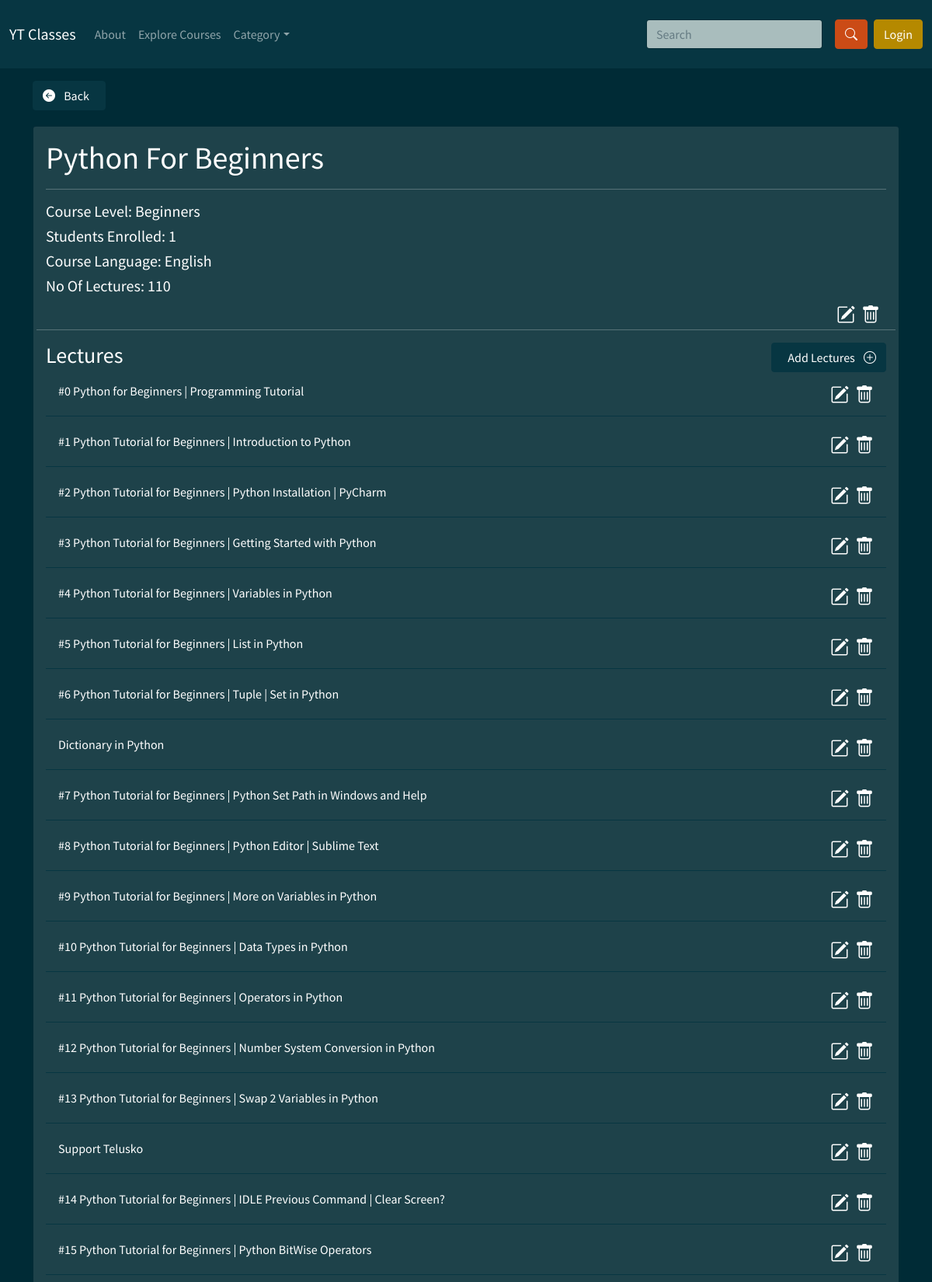
Page /courses/dashboard/04a019770ea34e3e8f2628fc3af0a809/ (upper part) on the committed database.
### courses/models.py (models this page shows, shortened)
class Course(models.Model):
    language_choice = (("English", "English"), ("Hindi", "Hindi"))
    level_choice = (
        ("Beginners", "Beginners"),
        ("Intermediate", "Intermediate"),
        ("Advanced", "Advanced"),
    )
    title = models.CharField(max_length=200)
    title_slug = models.SlugField(max_length=200, unique=True)
    instructor = models.ForeignKey(User, on_delete=models.CASCADE)
    language = models.CharField(choices=language_choice, max_length=50)
    thumbnail = models.ImageField(
        default="thumbnail.png",
        upload_to="course/thumbnail/",
        validators=[FileExtensionValidator(["png", "jpg", "jpeg"])],
        help_text="Recommended image size is 1200 by 720.",
    )
    category = models.ForeignKey(Category, on_delete=models.CASCADE)
    description = models.TextField()
    level = models.CharField(max_length=50, choices=level_choice)
    playlist_link = models.URLField(blank=True, null=True)
    is_featured = models.BooleanField(default=False)
    enrolled_student = models.ManyToManyField(
        User, blank=True, related_name="enrolled_students"
    )
    id = models.UUIDField(primary_key=True, default=uuid.uuid4, editable=False)
    created = models.DateTimeField(auto_now_add=True)
    updated = models.DateTimeField(auto_now=True)
    def no_of_enrolled(self):
        return self.enrolled_student.count()
    def lecture_count(self):
        lectures = Lecture.objects.filter(lecture_of_course=self).values_list().count()
        return lectures

class Lecture(models.Model):
    lecture_of_course = models.ForeignKey(Course, on_delete=models.CASCADE)
    lecture_title = models.CharField(max_length=200)
    lecture_title_slug = models.SlugField(max_length=200, unique=False)
    youtube_video_id = models.CharField(max_length=100, unique=True)
    completed = models.ManyToManyField(User, blank=True)
    id = models.UUIDField(primary_key=True, default=uuid.uuid4, editable=False)
    created = models.DateTimeField(auto_now_add=True)
    updated = models.DateTimeField(auto_now=True)

### courses/views.py (the view)
# urls.py: path("dashboard/<str:id>/", views.course_dashboard, name="course_dashboard"),
def course_dashboard(request, id):
    course = get_object_or_404(Course, pk=id)
    lectures = (
        Lecture.objects.all().filter(lecture_of_course=course).order_by("created")
    )
    context = {
        "lectures": lectures,
        "course": course,
    }
    return render(request, "courses/course_dashboard.html", context)

### courses/context_processors.py (called while the page is built)
def menu_links(request):
    links = Category.objects.all()
    return dict(links=links)

### courses/models.py (called while the page is built)
    def get_url(self):
        return reverse("course_by_category", args=[self.category_slug])

### templates/courses/course_dashboard.html (shortened to what this page needs)
{% extends 'base.html' %} {% load static %} {% block content %}
<section id="course-details">
	<div class="container">
		<a href="{% url 'profile' %}" type="button" class="btn btn-dark mt-3"
			><i class="bi bi-arrow-left-circle-fill"></i>
			<span class="mx-2">Back</span></a
		>
		<div class="card p-3 text-white">
			<div class="row">
				<div class="course-title text-capitalize">
					<div class="course-info">
						<h1>{{course.title}}</h1>
					</div>
					<hr />
					<div class="more-course-info text-capitalize">
						<h5>Course Level: {{course.level}}</h5>
						<h5>Students Enrolled: {{course.no_of_enrolled}}</h5>
						<h5>course Language: {{course.language}}</h5>
						<h5>No of Lectures: {{course.lecture_count}}</h5>
					</div>
					<a
						class="float-end text-white text-decoration-none mx-2"
						style="cursor: pointer; font-size: 24px"
						><i
							class="bi bi-trash"
							data-bs-toggle="tooltip"
							data-bs-placement="top"
							data-bs-custom-class="custom-tooltip"
							title="Delete This Course"
							onclick="deleteCourse('{{course.title}}','	{{course.id}}')"
						></i
					></a>
					<a
						href="{% url 'edit-course' course.id %}"
						class="float-end text-white text-decoration-none"
						style="cursor: pointer; font-size: 24px"
					>
						<i
							class="bi bi-pencil-square"
							data-bs-toggle="tooltip"
							data-bs-placement="top"
							data-bs-custom-class="custom-tooltip"
							title="Update Course Details"
						></i
					></a>
				</div>
				<hr />
				<div class="lectures">
					<a
						href="{% url 'add-lecture' course.id %}"
						class="float-end text-white btn btn-dark"
						><span class="mx-2">Add Lectures</span>
						<i class="bi bi-plus-circle"></i
					></a>
					<div>
						<h3>Lectures</h3>
						{% if lectures %}
						<ul class="list-group list-group-flush">
							{% for lecture in lectures %}
							<li class="list-group-item" id="dash-lecture">
								{{lecture.lecture_title}}
								<a
									class="float-end text-white text-decoration-none"
									style="cursor: pointer; font-size: 24px"
									><i
										class="bi bi-trash"
										onclick="deleteLecture('{{lecture.lecture_title}}','	{{lecture.id}}')"
									></i>
								</a>
								<a
									href="{% url 'edit-lecture' lecture.id %}"
									class="float-end mx-2 text-white text-decoration-none"
									style="cursor: pointer; font-size: 24px"
								>
									<i class="bi bi-pencil-square"></i>
								</a>
							</li>
							{% endfor %}
						</ul>
						{% endif %}
					</div>
				</div>
			</div>
		</div>
	</div>
</section>
{% endblock content %}

### static/css/style.css (style rules this page uses)
.card { margin-top: 20px; }
.list-group li { margin-bottom: 12px; }

### rows in the picture
Course: title "Python For Beginners", level "Beginners", no_of_enrolled "1", language "English", lecture_count "110"
Lecture: lecture_title "#0 Python for Beginners | Programming Tutorial"
Lecture: lecture_title "#1 Python Tutorial for Beginners | Introduction to Python"
Lecture: lecture_title "#2 Python Tutorial for Beginners | Python Installation | PyCharm"
Lecture: lecture_title "#3 Python Tutorial for Beginners | Getting Started with Python"
Lecture: lecture_title "#4 Python Tutorial for Beginners | Variables in Python"
Lecture: lecture_title "#5 Python Tutorial for Beginners | List in Python"
Lecture: lecture_title "#6 Python Tutorial for Beginners | Tuple | Set in Python"
Lecture: lecture_title "Dictionary in Python"
Lecture: lecture_title "#7 Python Tutorial for Beginners | Python Set Path in Windows and Help"
Lecture: lecture_title "#8 Python Tutorial for Beginners | Python Editor | Sublime Text"
Lecture: lecture_title "#9 Python Tutorial for Beginners | More on Variables in Python"
Lecture: lecture_title "#10 Python Tutorial for Beginners | Data Types in Python"
Lecture: lecture_title "#11 Python Tutorial for Beginners | Operators in Python"
Lecture: lecture_title "#12 Python Tutorial for Beginners | Number System Conversion in Python"
Lecture: lecture_title "#13 Python Tutorial for Beginners | Swap 2 Variables in Python"
Lecture: lecture_title "Support Telusko"
Lecture: lecture_title "#14 Python Tutorial for Beginners | IDLE Previous Command | Clear Screen?"
Lecture: lecture_title "#15 Python Tutorial for Beginners | Python BitWise Operators"
